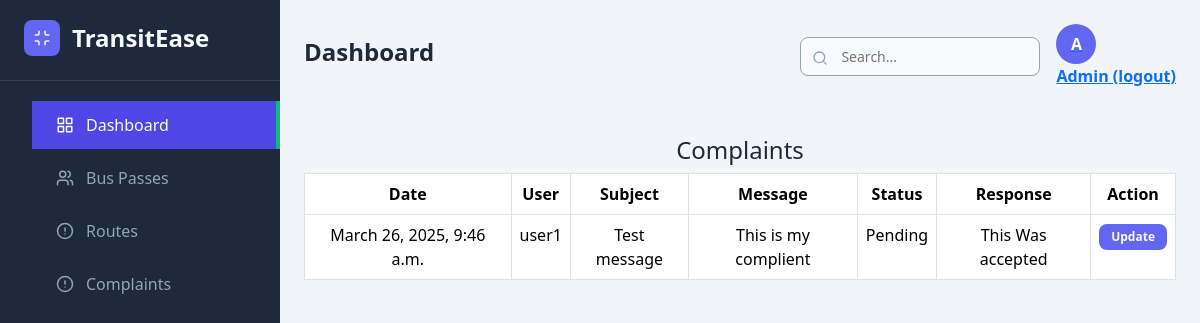
The app's page /Complaints_admin (signed in) with its own data.
### home/models.py (models this page shows)
class Feedbacks(models.Model):
    date = models.DateTimeField(auto_now_add=True)
    updated_at = models.DateTimeField(auto_now=True)
    user = models.ForeignKey(CustomUser, on_delete=models.CASCADE, related_name='complaints')
    subject = models.CharField(max_length=100)
    message = models.TextField()
    status = models.BooleanField(default=False)
    response = models.TextField(null=True, blank=True)

class CustomUser(AbstractBaseUser, PermissionsMixin):
    username = models.CharField(max_length=50, unique=True, verbose_name='username')
    email = models.EmailField(unique=True)
    first_name = models.CharField(max_length=200, blank=True, null=True)
    last_name = models.CharField(max_length=200, blank=True, null=True)
    phone = models.CharField(max_length=20, null=True, blank=True)
    pro_pic = models.FileField(upload_to="profile_pic", null=True, blank=True)
    address = models.TextField(null=True, blank=True)
    is_active = models.BooleanField(default=True, verbose_name="active")
    is_staff = models.BooleanField(default=False, verbose_name="staff")
    date_joined = models.DateTimeField(auto_now_add=True)
    role = models.CharField(max_length=20, choices=(("user","user"),('admin',"admin"),("conductor","conductor")), default='user')
    objects = CustomUserManager()
    USERNAME_FIELD = 'username'
    REQUIRED_FIELDS = ["first_name","email"]
    class Meta:
        verbose_name='user'
        verbose_name_plural = "users"

### home/views.py (the view)
# urls.py: path("Complaints_admin", views.Complaints_admin, name="Complaints_admin"),
@login_required(login_url='signin')
def Complaints_admin(request):
    if not request.user.is_staff:
        messages.error(request, "You do not have permission to access this page.")
        return redirect('home')
    complaints = Feedbacks.objects.all().order_by('-date')
    context = {
        "complaints": complaints
    }
    return render(request, "admin/complaints_admin.html", context)

### templates/admin/complaints_admin.html (shortened to what this page needs)
{% extends 'admin/index.html' %}
{% block content %}
<div class="contanier mt-5">
    <div class="headder text-center">
        <h4>Complaints </h4>
        <table class="table table-bordered">
            <thead>
                <tr>
                    <th>Date</th>
                    <th>User</th>
                    <th>Subject</th>
                    <th>Message</th>
                    <th>Status</th>
                    <th>Response</th>
                    <th>Action</th>
                </tr>
            </thead>
            <tbody>
                {% for feedback in complaints %}
                <tr>
                    <td>{{ feedback.date }}</td>
                    <td>{{ feedback.user.username }}</td>
                    <td>{{ feedback.subject }}</td>
                    <td>{{ feedback.message }}</td>
                    <td>{{ feedback.status|yesno:"Resolved,Pending" }}</td>
                    <td>{{ feedback.response }}</td>
                    <td>
                        <button class="btn btn-primary btn-sm" data-bs-toggle="modal" data-bs-target="#updateModal{{ feedback.id }}">
                            Update
                        </button>
                    </td>
                </tr>
                {% endfor %}
            </tbody>
        </table>
    </div>
</div>
{% endblock %}

### templates/admin/index.html (style rules this page uses)
:root { --primary: #6366f1; --primary-dark: #4f46e5; --secondary: #10b981; --dark: #1e293b; --light: #f8fafc; --gray: #94a3b8; --gray-light: #f1f5f9; --gray-dark: #334155; --danger: #ef4444; --warning: #f59e0b; --info: #3b82f6; }
* { margin: 0; padding: 0; box-sizing: border-box; font-family: 'Segoe UI', Tahoma, Geneva, Verdana, sans-serif; }
body { background-color: var(--gray-light); color: var(--dark); }
.btn { padding: 8px 16px; border-radius: 8px; font-size: 14px; font-weight: 600; cursor: pointer; transition: all 0.3s; border: none; }
.btn-sm { padding: 4px 12px; font-size: 12px; }
.btn-primary { background-color: var(--primary); color: var(--light); }

### records on screen
Feedbacks: date "March 26, 2025, 9:46 a.m.", user.username "user1", subject "Test message", message "This is my complient", status "Pending", response "This Was accepted"
